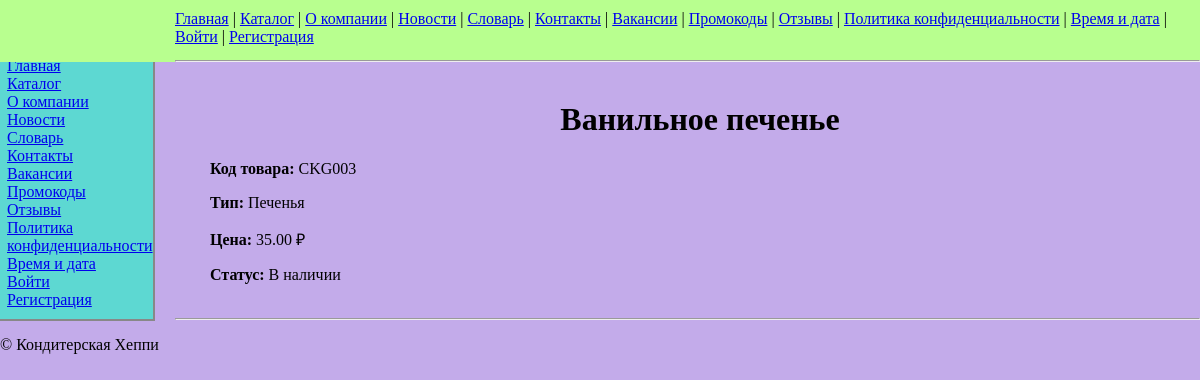
Screenshot of /products/12/ with the database file from the repository.
### shop/models.py (models this page shows, shortened)
class Product(models.Model):
    code = models.CharField(max_length=20, unique=True)
    name = models.CharField(max_length=150)
    product_type = models.ForeignKey(ProductType, on_delete=models.PROTECT, related_name='products')
    price = models.DecimalField(max_digits=8, decimal_places=2, validators=[MinValueValidator(0)])
    in_production = models.BooleanField(default=True)

class ProductType(models.Model):
    name = models.CharField(max_length=100, unique=True)
    description = models.TextField(blank=True)

### shop/views.py (the view)
# urls.py: re_path(r'^products/(?P<pk>\d+)/$', views.ProductDetailView.as_view(), name='product_detail'),
class ProductDetailView(DetailView):
    model = Product

### shop/templates/shop/product_detail.html (shortened to what this page needs)
{% extends 'base.html' %}
{% block content %}
  <h1>{{ object.name }}</h1>
  <p><strong>Код товара:</strong> {{ object.code }}</p>
  <p><strong>Тип:</strong> {{ object.product_type.name }}</p>
  <p><strong>Цена:</strong> {{ object.price }} ₽</p>
  <p><strong>Статус:</strong>
    {% if object.in_production %}В наличии{% else %}Нет в наличии{% endif %}
  </p>
{% endblock %}

### static/styles.css (style rules this page uses)
body { min-height: 100vh; margin: 0; background: rgba(102, 40, 201, 0.39); }
h1 { text-align: center; }

### rows the page displays
Product: name "Ванильное печенье", code "CKG003", product_type.name "Печенья", price "35.00"
